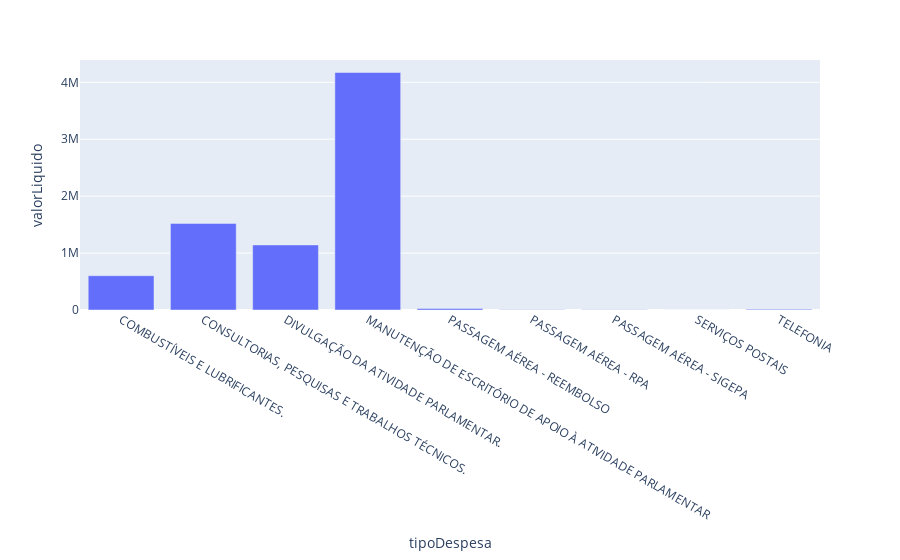

The code cell stored with this chart in its notebook:
### Code cell
import plotly.express as px

df_tipo_despesas =df.groupby(['tipoDespesa']).sum('valorLiquido').reset_index()
display(df_tipo_despesas)
fig = px.bar(df_tipo_despesas, x = 'tipoDespesa', y = 'valorLiquido')
fig.show()

### Figure 1 — Plotly figure (JSON) as saved in the notebook; plotly's stock layout.template omitted (floating-point values rounded to 4 significant figures)
{"data": [{"alignmentgroup": "True", "hovertemplate": "tipoDespesa=%{x}<br>valorLiquido=%{y}<extra></extra>", "legendgroup": "", "marker": {"color": "#636efa", "pattern": {"shape": ""}}, "name": "", "offsetgroup": "", "orientation": "v", "showlegend": false, "textposition": "auto", "type": "bar", "x": ["COMBUSTÍVEIS E LUBRIFICANTES.", "CONSULTORIAS, PESQUISAS E TRABALHOS TÉCNICOS.", "DIVULGAÇÃO DA ATIVIDADE PARLAMENTAR.", "MANUTENÇÃO DE ESCRITÓRIO DE APOIO À ATIVIDADE PARLAMENTAR", "PASSAGEM AÉREA - REEMBOLSO", "PASSAGEM AÉREA - RPA", "PASSAGEM AÉREA - SIGEPA", "SERVIÇOS POSTAIS", "TELEFONIA"], "xaxis": "x", "y": [602300.0, 1521000, 1144000.0, 4172000.0, 27020.0, 2476.0, 3917.0, 1045.0, 12150.0], "yaxis": "y"}], "layout": {"barmode": "relative", "legend": {"tracegroupgap": 0}, "margin": {"t": 60}, "xaxis": {"anchor": "y", "domain": [0, 1], "title": {"text": "tipoDespesa"}}, "yaxis": {"anchor": "x", "domain": [0, 1], "title": {"text": "valorLiquido"}}}}
